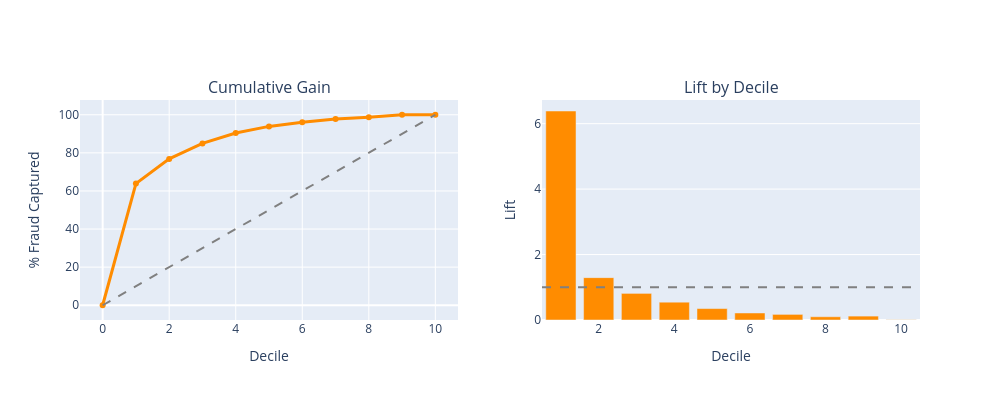

The notebook cell saved with this chart:
### Code cell
# Gain and Lift charts
fig = make_subplots(rows=1, cols=2, subplot_titles=('Cumulative Gain', 'Lift by Decile'))

fraud_rate = y_val.mean() * 100
fig.add_trace(go.Scatter(x=[0]+gain_lift_df['decile'].tolist(), y=[0]+gain_lift_df['gain'].tolist(),
    mode='lines+markers', name='Model', line=dict(color='darkorange', width=3)), row=1, col=1)
fig.add_trace(go.Scatter(x=[0, 10], y=[0, 100], mode='lines', name='Random',
    line=dict(color='gray', dash='dash')), row=1, col=1)

fig.add_trace(go.Bar(x=gain_lift_df['decile'], y=gain_lift_df['lift'],
    marker_color='darkorange', name='Lift'), row=1, col=2)
fig.add_hline(y=1, line_dash="dash", line_color="gray", row=1, col=2)

fig.update_layout(height=400, width=1000, showlegend=False)
fig.update_xaxes(title_text='Decile', row=1, col=1)
fig.update_xaxes(title_text='Decile', row=1, col=2)
fig.update_yaxes(title_text='% Fraud Captured', row=1, col=1)
fig.update_yaxes(title_text='Lift', row=1, col=2)
fig.show()

print(f"\nTop 10% captures {gain_lift_df.iloc[0]['gain']:.1f}% of fraud | Lift: {gain_lift_df.iloc[0]['lift']:.1f}x")

### Figure 1 — Plotly figure (JSON) as saved in the notebook; plotly's stock layout.template omitted (floating-point values rounded to 4 significant figures)
{"data": [{"line": {"color": "darkorange", "width": 3}, "mode": "lines+markers", "name": "Model", "type": "scatter", "x": [0, 1, 2, 3, 4, 5, 6, 7, 8, 9, 10], "xaxis": "x", "y": [0, 63.87, 76.82, 84.95, 90.39, 93.88, 96.03, 97.74, 98.74, 99.93, 100], "yaxis": "y"}, {"line": {"color": "gray", "dash": "dash"}, "mode": "lines", "name": "Random", "type": "scatter", "x": [0, 10], "xaxis": "x", "y": [0, 100], "yaxis": "y"}, {"marker": {"color": "darkorange"}, "name": "Lift", "type": "bar", "x": [1, 2, 3, 4, 5, 6, 7, 8, 9, 10], "xaxis": "x2", "y": [6.387, 1.295, 0.8133, 0.5444, 0.3492, 0.2147, 0.1713, 0.09976, 0.1193, 0.006506], "yaxis": "y2"}], "layout": {"annotations": [{"font": {"size": 16}, "showarrow": false, "text": "Cumulative Gain", "x": 0.225, "xanchor": "center", "xref": "paper", "y": 1, "yanchor": "bottom", "yref": "paper"}, {"font": {"size": 16}, "showarrow": false, "text": "Lift by Decile", "x": 0.775, "xanchor": "center", "xref": "paper", "y": 1, "yanchor": "bottom", "yref": "paper"}], "height": 400, "shapes": [{"line": {"color": "gray", "dash": "dash"}, "type": "line", "x0": 0, "x1": 1, "xref": "x2 domain", "y0": 1, "y1": 1, "yref": "y2"}], "showlegend": false, "width": 1000, "xaxis": {"anchor": "y", "domain": [0, 0.45], "title": {"text": "Decile"}}, "xaxis2": {"anchor": "y2", "domain": [0.55, 1], "title": {"text": "Decile"}}, "yaxis": {"anchor": "x", "domain": [0, 1], "title": {"text": "% Fraud Captured"}}, "yaxis2": {"anchor": "x2", "domain": [0, 1], "title": {"text": "Lift"}}}}
